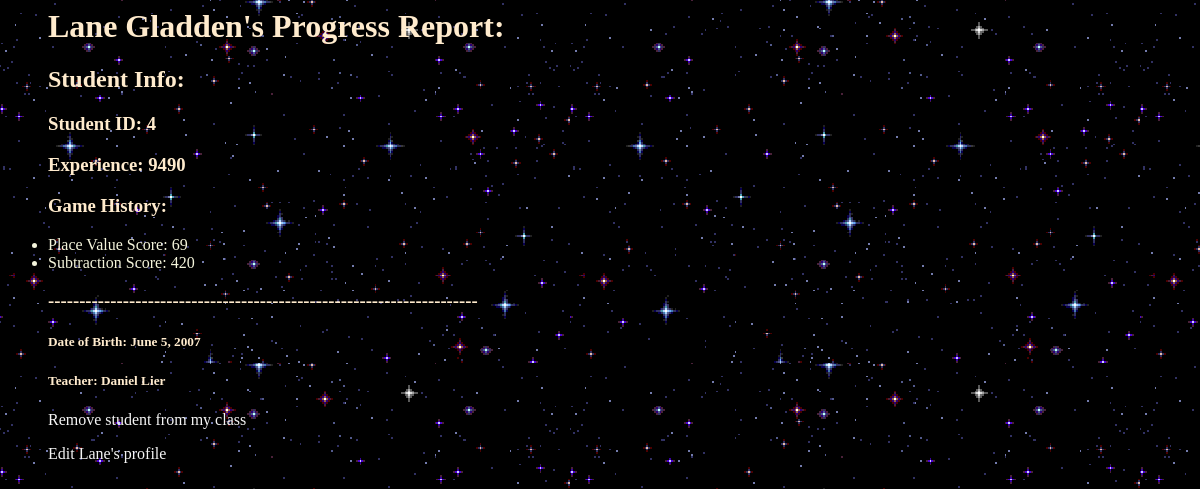
Screenshot of /users/studentReport/4 (signed in) with the database file from the repository.
### users/models.py (models this page shows, shortened)
class Student(models.Model):
    user = models.OneToOneField(CustomUser, on_delete=models.CASCADE, primary_key=True)
    teacher_id = models.ForeignKey(Teacher, on_delete=models.SET_NULL, null=True, default=None)
    total_xp = models.IntegerField(default=0)

class CustomUser(AbstractUser):
    id = models.IntegerField(auto_created=True, primary_key=True)
    fname = models.CharField(default='', max_length=15)
    lname = models.CharField(default='', max_length=25)
    birthdate = models.DateField(default='1900-01-01')
    is_student = models.BooleanField('student status', default=False)
    is_teacher = models.BooleanField('teacher status', default=False)
    def __str__(self):
        string = ' '
        string = self.fname + string + self.lname
        return string

class GameInstance(models.Model):
    id = models.IntegerField(auto_created=True, primary_key=True)
    user_id = models.ForeignKey(Student, on_delete=models.CASCADE)
    points_scored = models.IntegerField()
    game_type = models.IntegerField()

class Teacher(models.Model):
    user = models.OneToOneField(CustomUser, on_delete=models.CASCADE, primary_key=True)

### users/views.py (the view)
# urls.py: path('studentReport/<int:student_id>', views.studentReport, name='studentReport'),
def studentReport(request, student_id):
    user = get_object_or_404(CustomUser, id = student_id)
    student = user.student
    teacher = request.user.teacher
    games = GameInstance.objects.all()
    return render(request, 'studentReport.html', {'student': student, 'teacher': teacher, 'games': games})

### templates/studentReport.html (shortened to what this page needs)
{% load static %}
<link rel="stylesheet" type="text/css" href="{% static 'users/style.css' %}">
{% if student %}
    <ul>
        <H1>{{ student.user.fname }} {{ student.user.lname }}'s Progress Report:</H1>
        <h2>Student Info:</h2>
        <h3>Student ID: {{ student.user.id }}</h3>
        <h3>Experience: {{ student.total_xp }}</h3>
        <h3>Game History:</h3>
        {% for game in games %}
            {% if game.user_id.user.id == student.user.id%}
                {% if game.game_type == 1 %}
                    <li> Subtraction Score: {{game.points_scored}}</li>
                {% endif %}
                {% if game.game_type == 2 %}
                    <li> Place Value Score: {{game.points_scored}}</li>
                {% endif %}
            {% endif %}
        {% endfor %}
        <h3>---------------------------------------------------------------------</h3>
        <h5>Date of Birth: {{ student.user.birthdate }}</h5>
        <h5>Teacher: {{ student.teacher_id.user}}</h5>
    {% if student.teacher_id == teacher %}
        <p><a href="{% url 'removed' student.user.id %}">Remove student from my class</a></p>
        <p><a href="{% url 'editStudent' student.user.id %}">Edit {{ student.user.fname }}'s profile</a></p>
    {% endif %}
    </ul>
{% else %}
    <p>No student with that id.</p>
{% endif %}

### users/static/users/style.css (style rules this page uses)
p { color: burlywood }
h1 { color: blanchedalmond }
h2 { color: blanchedalmond }
h3 { color: blanchedalmond }
h5 { color: blanchedalmond }
a { color: whitesmoke; text-decoration: none }
li { color: beige }

### rows the page displays
Student: user.fname "Lane", user.lname "Gladden", user.id "4", total_xp "9490", user.birthdate "June 5, 2007", teacher_id.user "Daniel Lier"
GameInstance: points_scored "69"
GameInstance: points_scored "420"
